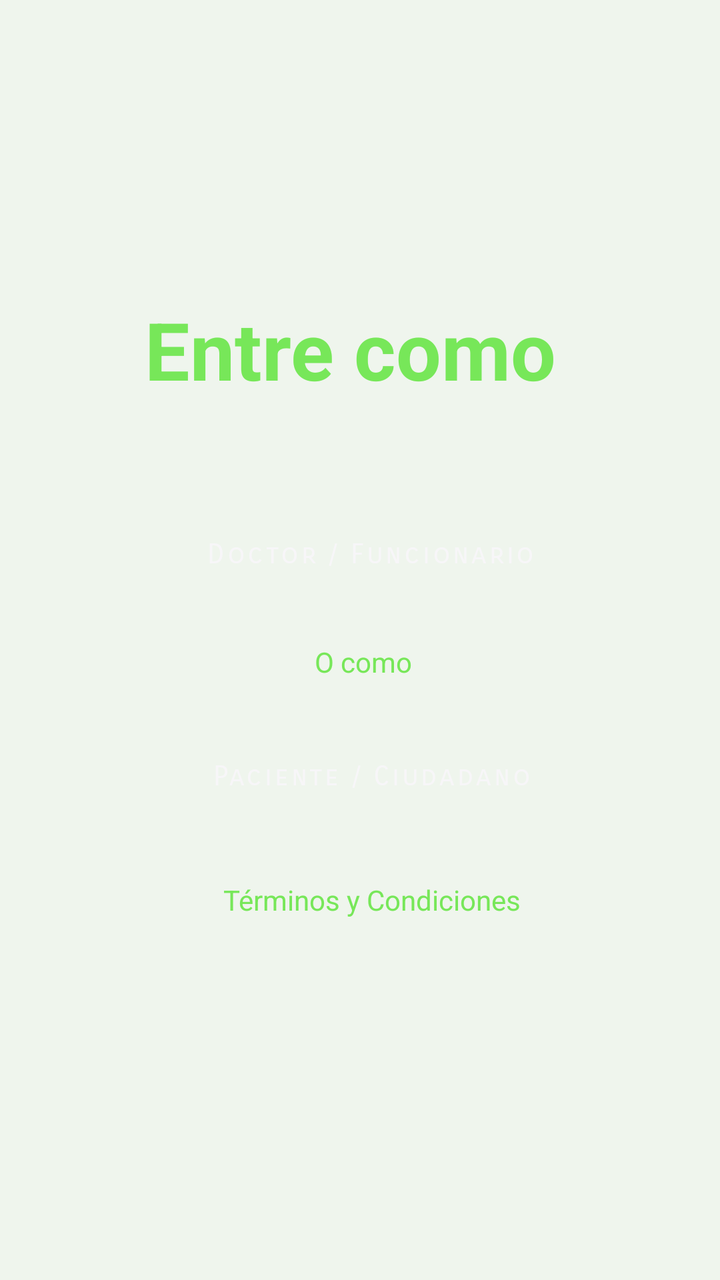
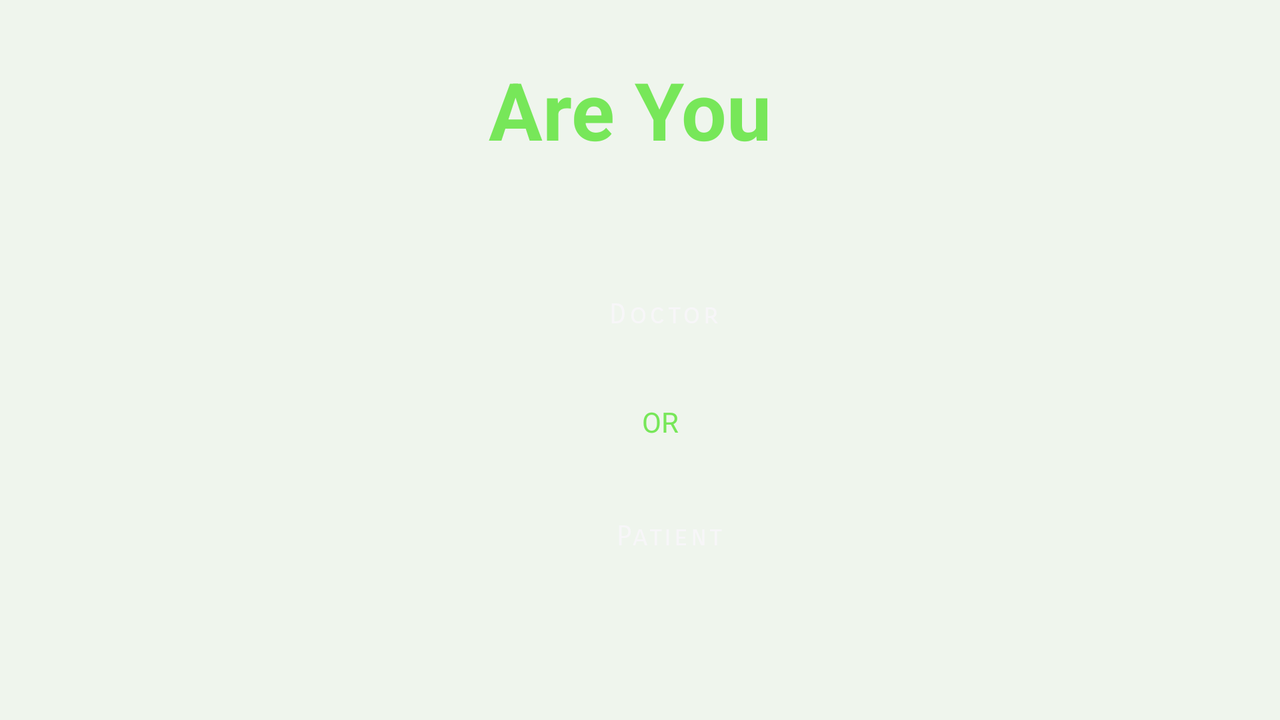

First picture: res/layout/ on a phone held upright. Second picture: the repository's own variant of that layout, on a device whose configuration matches the variant's folder. Source for both follows.
<!-- AndroidManifest.xml: application theme Theme.EntidadesOnline -->
<!-- res/layout/activity_patient_or_doctor.xml -->
<?xml version="1.0" encoding="utf-8"?>
<androidx.constraintlayout.widget.ConstraintLayout xmlns:android="http://schemas.android.com/apk/res/android"
    xmlns:app="http://schemas.android.com/apk/res-auto"
    xmlns:tools="http://schemas.android.com/tools"
    android:layout_width="match_parent"
    android:layout_height="match_parent"
    android:background="@color/loginCream"
    tools:context=".patientOrDoctorActivity">

    <TextView
        android:id="@+id/whoAreYou"
        android:layout_width="wrap_content"
        android:layout_height="wrap_content"
        android:layout_marginTop="148dp"
        android:layout_marginEnd="8dp"
        android:layout_marginRight="8dp"
        android:elevation="2dp"
        android:text="Entre como "
        android:textColor="@color/lightgreen"
        android:textSize="40sp"
        android:textStyle="bold"
        app:layout_constraintEnd_toStartOf="@+id/guideline1"
        app:layout_constraintHorizontal_bias="0.472"
        app:layout_constraintStart_toStartOf="@+id/guideline1"
        app:layout_constraintTop_toTopOf="parent" />

    <Button
        android:id="@+id/areYouDoctor"
        android:layout_width="wrap_content"
        android:layout_height="wrap_content"
        android:layout_marginStart="8dp"
        android:layout_marginLeft="8dp"
        android:layout_marginTop="52dp"
        android:background="@drawable/shadowlightgreen"
        android:fontFamily="sans-serif-smallcaps"
        android:text="Doctor / Funcionario"
        android:textAllCaps="false"
        app:layout_constraintEnd_toEndOf="@+id/whoAreYou"
        app:layout_constraintHorizontal_bias="0.636"
        app:layout_constraintStart_toStartOf="@+id/whoAreYou"
        app:layout_constraintTop_toBottomOf="@+id/whoAreYou" />

    <TextView
        android:id="@+id/or"
        android:layout_width="wrap_content"
        android:layout_height="wrap_content"
        android:layout_marginStart="8dp"
        android:layout_marginLeft="8dp"
        android:layout_marginTop="20dp"
        android:layout_marginEnd="8dp"
        android:layout_marginRight="8dp"
        android:text="O como"
        android:textColor="@color/lightgreen"
        app:layout_constraintEnd_toEndOf="@+id/areYouDoctor"
        app:layout_constraintHorizontal_bias="0.472"
        app:layout_constraintStart_toStartOf="@+id/areYouDoctor"
        app:layout_constraintTop_toBottomOf="@+id/areYouDoctor" />

    <Button
        android:id="@+id/areYouPatient"
        android:layout_width="wrap_content"
        android:layout_height="wrap_content"
        android:layout_marginStart="8dp"
        android:layout_marginLeft="8dp"
        android:layout_marginTop="24dp"
        android:background="@drawable/shadowdarkgreen"
        android:fontFamily="sans-serif-smallcaps"
        android:text="Paciente / Ciudadano"
        android:textAllCaps="false"
        app:layout_constraintEnd_toEndOf="@+id/or"
        app:layout_constraintStart_toStartOf="@+id/or"
        app:layout_constraintTop_toBottomOf="@+id/or" />

    <androidx.constraintlayout.widget.Guideline
        android:layout_width="wrap_content"
        android:layout_height="wrap_content"
        android:id="@+id/guideline"
        android:orientation="horizontal"
        app:layout_constraintGuide_percent="0.5"/>

    <androidx.constraintlayout.widget.Guideline
        android:layout_width="wrap_content"
        android:layout_height="wrap_content"
        android:id="@+id/guideline1"
        android:orientation="vertical"
        app:layout_constraintGuide_percent="0.5"/>

    <TextView
        android:id="@+id/privacyPolicy"
        android:layout_width="wrap_content"
        android:layout_height="wrap_content"
        android:layout_marginEnd="8dp"
        android:layout_marginLeft="8dp"
        android:layout_marginRight="8dp"
        android:layout_marginStart="8dp"
        android:linksClickable="true"
        android:clickable="true"
        android:layout_marginTop="28dp"
        android:text="@string/privacyterms"
        android:textColor="@color/lightgreen"
        app:layout_constraintEnd_toEndOf="@+id/areYouPatient"
        app:layout_constraintHorizontal_bias="0.509"
        app:layout_constraintStart_toStartOf="@+id/areYouPatient"
        app:layout_constraintTop_toBottomOf="@+id/areYouPatient" />

</androidx.constraintlayout.widget.ConstraintLayout>
<!-- resources referenced by this layout -->
<resources>
  <color name="lightgreen">#FF77E759</color>
  <color name="loginCream">#eff5ed</color>
  <string name="privacyterms">Términos y Condiciones</string>
  <style name="Theme.EntidadesOnline" parent="Theme.MaterialComponents.DayNight.DarkActionBar">
          
          <item name="colorPrimary">@color/purple_500</item>
          <item name="colorPrimaryVariant">@color/purple_700</item>
          <item name="colorOnPrimary">@color/white</item>
          
          <item name="colorSecondary">@color/teal_200</item>
          <item name="colorSecondaryVariant">@color/teal_700</item>
          <item name="colorOnSecondary">@color/black</item>
          
          <item name="android:statusBarColor" tools:targetApi="l">?attr/colorPrimaryVariant</item>
          
      </style>
  <color name="purple_500">#A27ECC</color>
  <color name="purple_700">#905ACD</color>
  <color name="white">#F7F6F8</color>
  <color name="teal_200">#6FC4CC</color>
  <color name="teal_700">#1BADC6</color>
  <color name="black">#020202</color>
</resources>
<!-- res/layout-land/activity_patient_or_doctor.xml (the repository's variant of the layout above) -->
<!-- drawn on the phone turned sideways -->
<?xml version="1.0" encoding="utf-8"?>
<androidx.constraintlayout.widget.ConstraintLayout xmlns:android="http://schemas.android.com/apk/res/android"
    xmlns:app="http://schemas.android.com/apk/res-auto"
    xmlns:tools="http://schemas.android.com/tools"
    android:layout_width="match_parent"
    android:layout_height="match_parent"
    android:background="@color/loginCream"
    tools:context=".patientOrDoctorActivity">

    <TextView
        android:id="@+id/whoAreYou"
        android:layout_width="wrap_content"
        android:layout_height="wrap_content"
        android:layout_marginEnd="8dp"
        android:layout_marginRight="8dp"
        android:layout_marginTop="28dp"
        android:elevation="2dp"
        android:text="Are You "
        android:textColor="@color/lightgreen"
        android:textSize="40sp"
        android:textStyle="bold"
        app:layout_constraintEnd_toStartOf="@+id/guideline1"
        app:layout_constraintHorizontal_bias="0.472"
        app:layout_constraintStart_toStartOf="@+id/guideline1"
        app:layout_constraintTop_toTopOf="parent" />

    <Button
        android:id="@+id/areYouDoctor"
        android:layout_width="wrap_content"
        android:layout_height="wrap_content"
        android:layout_marginLeft="8dp"
        android:layout_marginStart="8dp"
        android:layout_marginTop="52dp"
        android:background="@drawable/shadowlightgreen"
        android:fontFamily="sans-serif-smallcaps"
        android:text="Doctor"
        android:textAllCaps="false"
        app:layout_constraintEnd_toEndOf="@+id/whoAreYou"
        app:layout_constraintHorizontal_bias="0.636"
        app:layout_constraintStart_toStartOf="@+id/whoAreYou"
        app:layout_constraintTop_toBottomOf="@+id/whoAreYou" />

    <TextView
        android:id="@+id/or"
        android:layout_width="wrap_content"
        android:layout_height="wrap_content"
        android:layout_marginEnd="8dp"
        android:layout_marginLeft="8dp"
        android:layout_marginRight="8dp"
        android:layout_marginStart="8dp"
        android:layout_marginTop="20dp"
        android:text="OR"
        android:textColor="@color/lightgreen"
        app:layout_constraintEnd_toEndOf="@+id/areYouDoctor"
        app:layout_constraintHorizontal_bias="0.472"
        app:layout_constraintStart_toStartOf="@+id/areYouDoctor"
        app:layout_constraintTop_toBottomOf="@+id/areYouDoctor" />

    <Button
        android:id="@+id/areYouPatient"
        android:layout_width="wrap_content"
        android:layout_height="wrap_content"
        android:layout_marginLeft="8dp"
        android:layout_marginStart="8dp"
        android:layout_marginTop="24dp"
        android:background="@drawable/shadowdarkgreen"
        android:fontFamily="sans-serif-smallcaps"
        android:text="Patient"
        android:textAllCaps="false"
        app:layout_constraintEnd_toEndOf="@+id/or"
        app:layout_constraintStart_toStartOf="@+id/or"
        app:layout_constraintTop_toBottomOf="@+id/or" />

    <androidx.constraintlayout.widget.Guideline
        android:layout_width="wrap_content"
        android:layout_height="wrap_content"
        android:id="@+id/guideline"
        android:orientation="horizontal"
        app:layout_constraintGuide_percent="0.5"/>

    <androidx.constraintlayout.widget.Guideline
        android:layout_width="wrap_content"
        android:layout_height="wrap_content"
        android:id="@+id/guideline1"
        android:orientation="vertical"
        app:layout_constraintGuide_percent="0.5"/>

</androidx.constraintlayout.widget.ConstraintLayout>
<!-- resources referenced by the variant -->
<!-- as the phone turned sideways resolves them -->
<resources>
  <color name="lightgreen">#FF77E759</color>
  <color name="loginCream">#eff5ed</color>
  <style name="Theme.EntidadesOnline" parent="Theme.MaterialComponents.DayNight.DarkActionBar">
          
          <item name="colorPrimary">@color/purple_500</item>
          <item name="colorPrimaryVariant">@color/purple_700</item>
          <item name="colorOnPrimary">@color/white</item>
          
          <item name="colorSecondary">@color/teal_200</item>
          <item name="colorSecondaryVariant">@color/teal_700</item>
          <item name="colorOnSecondary">@color/black</item>
          
          <item name="android:statusBarColor" tools:targetApi="l">?attr/colorPrimaryVariant</item>
          
      </style>
  <color name="purple_500">#A27ECC</color>
  <color name="purple_700">#905ACD</color>
  <color name="white">#F7F6F8</color>
  <color name="teal_200">#6FC4CC</color>
  <color name="teal_700">#1BADC6</color>
  <color name="black">#020202</color>
</resources>
